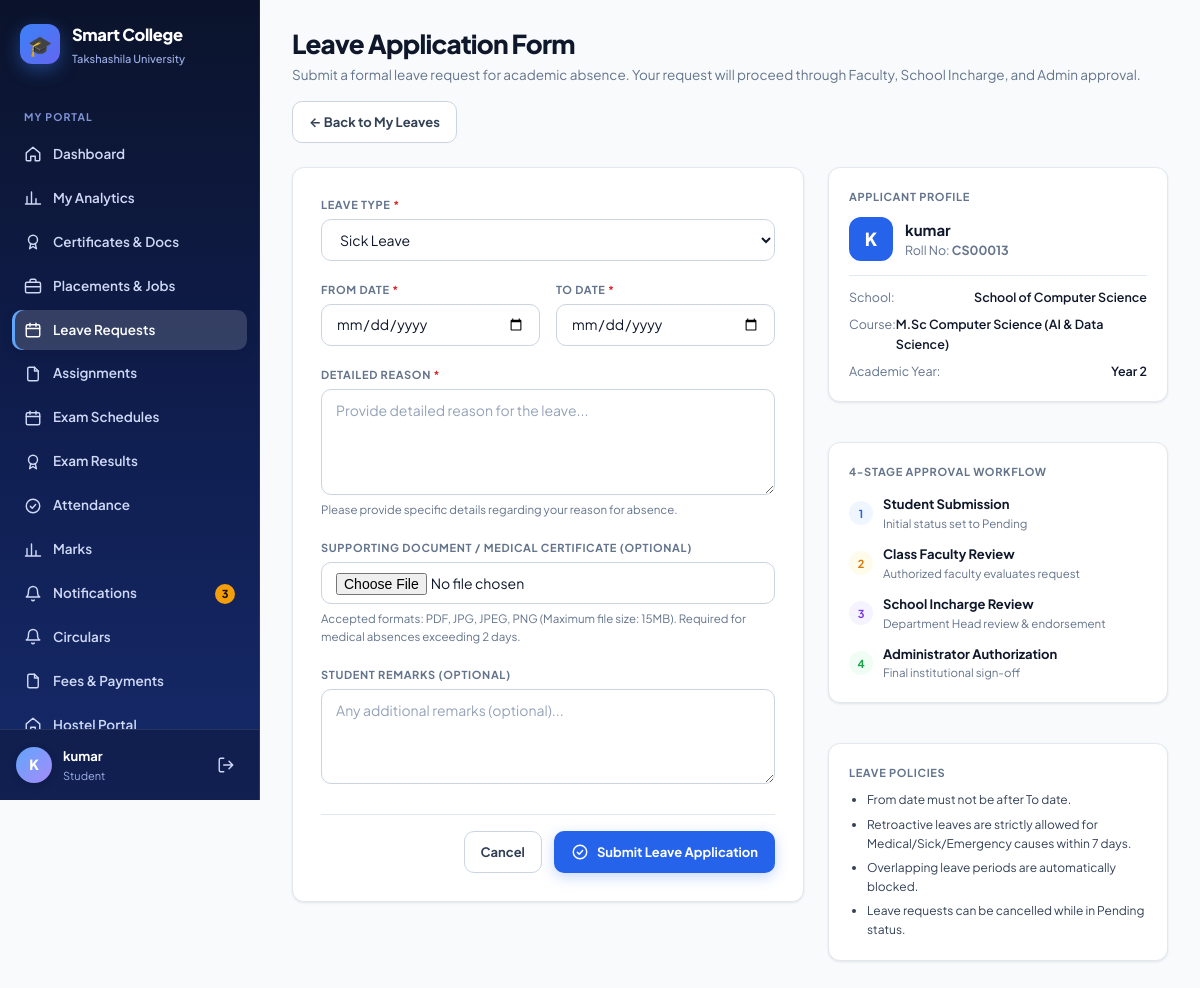
/leaves/apply/ (signed in), run on the app's committed database.
### students/models.py (models this page shows, shortened)
class Student(models.Model):
    user = models.OneToOneField(
        User,
        on_delete=models.CASCADE,
        null=True,
        blank=True
    )
    name = models.CharField(max_length=100)
    roll_no = models.CharField(max_length=20, unique=True)
    sif_number = models.CharField(
        max_length=30,
        unique=True,
        null=True,
        blank=True,
        help_text="7-digit unique University SIF number (auto-generated if left blank)"
    )
    email = models.EmailField()
    department = models.ForeignKey(
        Department,
        on_delete=models.CASCADE
    )
    course = models.ForeignKey(
        Course,
        on_delete=models.SET_NULL,
        null=True,
        blank=True
    )
    year = models.IntegerField()
    is_approved = models.BooleanField(default=True)
    parent_name = models.CharField(max_length=100, blank=True)
    parent_phone = models.CharField(max_length=20, blank=True)
    phone = models.CharField(max_length=20, blank=True)
    admission_date = models.DateField(default=timezone.now)
    is_active = models.BooleanField(default=True)

class Department(models.Model):
    name = models.CharField(max_length=100)

class Course(models.Model):
    name = models.CharField(max_length=100)
    department = models.ForeignKey(
        Department,
        on_delete=models.CASCADE,
        related_name="courses"
    )

### student_leave/views.py (the view)
# urls.py: path("apply/", views.apply_leave, name="apply_leave"),
@login_required(login_url="/accounts/login/")
def apply_leave(request):
    ctx_role = get_current_user_profile(request.user)
    student = ctx_role["student"]
    if not student:
        messages.error(request, "Only students can apply for student leaves.")
        return redirect("leave_list")
    if request.method == "POST":
        form = StudentLeaveApplyForm(request.POST, request.FILES, student=student)
        if form.is_valid():
            leave = form.save(commit=False)
            leave.student = student
            leave.status = StudentLeaveRequest.STATUS_PENDING
            leave.save()
            StudentLeaveHistory.objects.create(
                leave_request=leave,
                action="Submitted",
                previous_status="",
                new_status=StudentLeaveRequest.STATUS_PENDING,
                action_taken_by=request.user,
                remarks=leave.student_remarks or "Leave application submitted by student.",
            )
            authorized_faculties = get_authorized_faculties_for_student(student)
            for fac in authorized_faculties:
                if fac.user:
                    notify_user(
                        fac.user,
                        title="New Student Leave Request",
                        message=f"{student.name} ({student.roll_no}) applied for {leave.leave_type} ({leave.from_date} to {leave.to_date}).",
                        link=f"/leaves/{leave.pk}/",
                    )
            messages.success(request, f"Leave application submitted successfully for {leave.number_of_days} day(s).")
            return redirect("leave_detail", pk=leave.pk)
    else:
        form = StudentLeaveApplyForm(student=student)
    return render(
        request,
        "student_leave/apply_leave.html",
        {
            "form": form,
            "student": student,
        },
    )

### accounts/context_processors.py (called while the page is built)
def _has_faculty(user):
    if not user or not user.is_authenticated:
        return False
    if Student.objects.filter(user=user).exists():
        return False
    return (
        Faculty.objects.filter(user=user).exists()
        or (bool(user.email) and Faculty.objects.filter(email=user.email).exists())
    )

### student_leave/views.py (called while the page is built, shortened)
def get_current_user_profile(user):
    student = Student.objects.filter(user=user).select_related("course", "department").first()
    faculty = None
    is_incharge = None
    incharge_department = None
    is_admin = (user.is_superuser or user.is_staff) and not student
    return {
        "student": student,
        "faculty": faculty,
        "is_incharge": is_incharge,
        "incharge_department": incharge_department,
        "is_admin": is_admin,
    }

### student_leave/templates/student_leave/apply_leave.html (shortened to what this page needs)
{% extends "base.html" %}
{% block page_title %}Leave Application Form{% endblock %}
{% block page_sub %}
    Submit a formal leave request for academic absence. Your request will proceed through Faculty, School Incharge, and Admin approval.
{% endblock %}
{% block page_actions %}
    <a class="btn btn-ghost" href="{% url 'leave_list' %}">
        &larr; Back to My Leaves
    </a>
{% endblock %}
{% block content %}
<div style="display: grid; grid-template-columns: 1fr 340px; gap: 24px; align-items: start;">
    <div class="card" style="background: var(--surface); border: 1px solid var(--line); border-radius: var(--radius); padding: 28px; box-shadow: var(--shadow-sm);">
        <form method="post" enctype="multipart/form-data" id="leave-apply-form">
            <div style="display: flex; flex-direction: column; gap: 20px;">
                <div class="field">
                    <label class="label" for="id_leave_type">Leave Type <span style="color: var(--danger);">*</span></label>
                    {{ form.leave_type }}
                </div>
                <div style="display: grid; grid-template-columns: 1fr 1fr; gap: 16px;">
                    <div class="field">
                        <label class="label" for="id_from_date">From Date <span style="color: var(--danger);">*</span></label>
                        {{ form.from_date }}
                    </div>
                    <div class="field">
                        <label class="label" for="id_to_date">To Date <span style="color: var(--danger);">*</span></label>
                        {{ form.to_date }}
                    </div>
                </div>
                <div class="field">
                    <label class="label" for="id_reason">Detailed Reason <span style="color: var(--danger);">*</span></label>
                    {{ form.reason }}
                    <span style="font-size: 11.5px; color: var(--muted);">Please provide specific details regarding your reason for absence.</span>
                </div>
                <div class="field">
                    <label class="label" for="id_supporting_document">Supporting Document / Medical Certificate (Optional)</label>
                    {{ form.supporting_document }}
                    <span style="font-size: 11.5px; color: var(--muted);">Accepted formats: PDF, JPG, JPEG, PNG (Maximum file size: 15MB). Required for medical absences exceeding 2 days.</span>
                </div>
                <div class="field">
                    <label class="label" for="id_student_remarks">Student Remarks (Optional)</label>
                    {{ form.student_remarks }}
                </div>
                <div style="display: flex; gap: 12px; justify-content: flex-end; margin-top: 10px; padding-top: 16px; border-top: 1px solid var(--line);">
                    <a href="{% url 'leave_list' %}" class="btn btn-ghost">Cancel</a>
                    <button type="submit" class="btn btn-primary" id="btn-submit-leave">
                        <svg class="icon"><use href="#i-check"/></svg>
                        <span>Submit Leave Application</span>
                    </button>
                </div>
            </div>
        </form>
    </div>
    <div style="display: flex; flex-direction: column; gap: 18px;">
        <div class="card" style="background: var(--surface); border: 1px solid var(--line); border-radius: var(--radius); padding: 20px;">
            <div style="font-size: 11px; text-transform: uppercase; letter-spacing: .06em; font-weight: 700; color: var(--muted); margin-bottom: 12px;">Applicant Profile</div>
            <div style="display: flex; align-items: center; gap: 12px; margin-bottom: 14px;">
                <div style="width: 44px; height: 44px; border-radius: 12px; background: var(--brand); color: #fff; display: grid; place-items: center; font-weight: 800; font-size: 18px;">
                    {{ student.name|slice:":1"|upper }}
                </div>
                <div>
                    <div style="font-weight: 700; font-size: 15px; color: var(--ink);">{{ student.name }}</div>
                    <div style="font-size: 12.5px; color: var(--muted);">Roll No: <b>{{ student.roll_no }}</b></div>
                </div>
            </div>
            <div style="border-top: 1px solid var(--line); padding-top: 12px; font-size: 12.5px; display: flex; flex-direction: column; gap: 8px;">
                <div style="display: flex; justify-content: space-between;">
                    <span style="color: var(--muted);">School:</span>
                    <span style="font-weight: 600; color: var(--ink);">{{ student.department.name }}</span>
                </div>
                <div style="display: flex; justify-content: space-between;">
                    <span style="color: var(--muted);">Course:</span>
                    <span style="font-weight: 600; color: var(--ink);">{{ student.course.name|default:"General" }}</span>
                </div>
                <div style="display: flex; justify-content: space-between;">
                    <span style="color: var(--muted);">Academic Year:</span>
                    <span style="font-weight: 600; color: var(--ink);">Year {{ student.year }}</span>
                </div>
            </div>
        </div>
        <div class="card" style="background: var(--surface); border: 1px solid var(--line); border-radius: var(--radius); padding: 20px;">
            <div style="font-size: 11px; text-transform: uppercase; letter-spacing: .06em; font-weight: 700; color: var(--muted); margin-bottom: 14px;">4-Stage Approval Workflow</div>
            <div style="display: flex; flex-direction: column; gap: 12px; font-size: 13px;">
                <div style="display: flex; align-items: center; gap: 10px;">
                    <span style="width: 24px; height: 24px; border-radius: 50%; background: var(--brand-50); color: var(--brand); display: grid; place-items: center; font-weight: 700; font-size: 11px;">1</span>
                    <div>
                        <div style="font-weight: 700; color: var(--ink);">Student Submission</div>
                        <div style="font-size: 11.5px; color: var(--muted);">Initial status set to Pending</div>
                    </div>
                </div>
                <div style="display: flex; align-items: center; gap: 10px;">
                    <span style="width: 24px; height: 24px; border-radius: 50%; background: var(--warn-50); color: var(--warn); display: grid; place-items: center; font-weight: 700; font-size: 11px;">2</span>
                    <div>
                        <div style="font-weight: 700; color: var(--ink);">Class Faculty Review</div>
                        <div style="font-size: 11.5px; color: var(--muted);">Authorized faculty evaluates request</div>
                    </div>
                </div>
                <div style="display: flex; align-items: center; gap: 10px;">
                    <span style="width: 24px; height: 24px; border-radius: 50%; background: var(--accent-50); color: var(--accent); display: grid; place-items: center; font-weight: 700; font-size: 11px;">3</span>
                    <div>
                        <div style="font-weight: 700; color: var(--ink);">School Incharge Review</div>
                        <div style="font-size: 11.5px; color: var(--muted);">Department Head review & endorsement</div>
                    </div>
                </div>
                <div style="display: flex; align-items: center; gap: 10px;">
                    <span style="width: 24px; height: 24px; border-radius: 50%; background: var(--success-50); color: var(--success); display: grid; place-items: center; font-weight: 700; font-size: 11px;">4</span>
                    <div>
                        <div style="font-weight: 700; color: var(--ink);">Administrator Authorization</div>
                        <div style="font-size: 11.5px; color: var(--muted);">Final institutional sign-off</div>
                    </div>
                </div>
            </div>
        </div>
        <div class="card" style="background: var(--surface); border: 1px solid var(--line); border-radius: var(--radius); padding: 20px;">
            <div style="font-size: 11px; text-transform: uppercase; letter-spacing: .06em; font-weight: 700; color: var(--muted); margin-bottom: 10px;">Leave Policies</div>
            <ul style="padding-left: 18px; margin: 0; font-size: 12px; color: var(--ink-2); display: flex; flex-direction: column; gap: 6px;">
                <li>From date must not be after To date.</li>
                <li>Retroactive leaves are strictly allowed for Medical/Sick/Emergency causes within 7 days.</li>
                <li>Overlapping leave periods are automatically blocked.</li>
                <li>Leave requests can be cancelled while in Pending status.</li>
            </ul>
        </div>
    </div>
</div>
{% endblock %}

### templates/base.html (shortened to what this page needs)
{% load static %}<!DOCTYPE html>
<html lang="en">
<head>
    <link rel="stylesheet" href="{% static 'css/theme.css' %}">
</head>
<body>
<div class="app">
    <aside class="sidebar" id="sidebar">
        <a class="brand" href="{{ nav_home }}">
            <span class="brand-mark">🎓</span>
            <span>
                <div class="brand-name">Smart College</div>
                <div class="brand-sub">Takshashila University</div>
            </span>
        </a>
        <nav class="nav">
            {% for group in nav_groups %}
                {% if group.label %}<div class="nav-label">{{ group.label }}</div>{% endif %}
                {% for item in group.items %}
                    <a class="nav-link {% if item.active %}active{% endif %}" href="{{ item.url }}">
                        <svg class="icon"><use href="#i-{{ item.icon }}"/></svg>
                        <span>{{ item.label }}</span>
                        {% if item.badge %}<span class="nav-badge">{{ item.badge }}</span>{% endif %}
                    </a>
                {% endfor %}
            {% endfor %}
        </nav>
        <div class="sidebar-foot">
            <div class="avatar">{{ nav_initial }}</div>
            <div class="who">
                <div class="who-name">{{ nav_display }}</div>
                <div class="who-role">{{ nav_role_label }}</div>
            </div>
            <a class="logout" href="/accounts/logout/" title="Log out"><svg class="icon"><use href="#i-logout"/></svg></a>
        </div>
    </aside>
    <div class="main">
        <main class="page">
            <div class="page-head">
                <div>
                    <h1 class="page-title">{% block page_title %}{% endblock %}</h1>
                    <div class="page-sub">{% block page_sub %}{% endblock %}</div>
                </div>
                <div class="head-actions">{% block page_actions %}{% endblock %}</div>
            </div>
            {% block content %}{% endblock %}
        </main>
    </div>
</div>
</body>
</html>

### data on the page
Student: name "kumar", name "K", roll_no "CS00013", department.name "School of Computer Science", course.name "M.Sc Computer Science (AI & Data Science)", year "2"

### other printed values
{{ group.label }} "MY PORTAL"
{{ item.label }} "Dashboard" "My Analytics" "Certificates & Docs" "Placements & Jobs" "Leave Requests" "Assignments" "Exam Schedules" "Exam Results" "Attendance" "Marks" "Notifications" "Circulars" "Fees & Payments" "Hostel Portal"
{{ item.badge }} "3"
{{ nav_initial }} "K"
{{ nav_role_label }} "Student"
